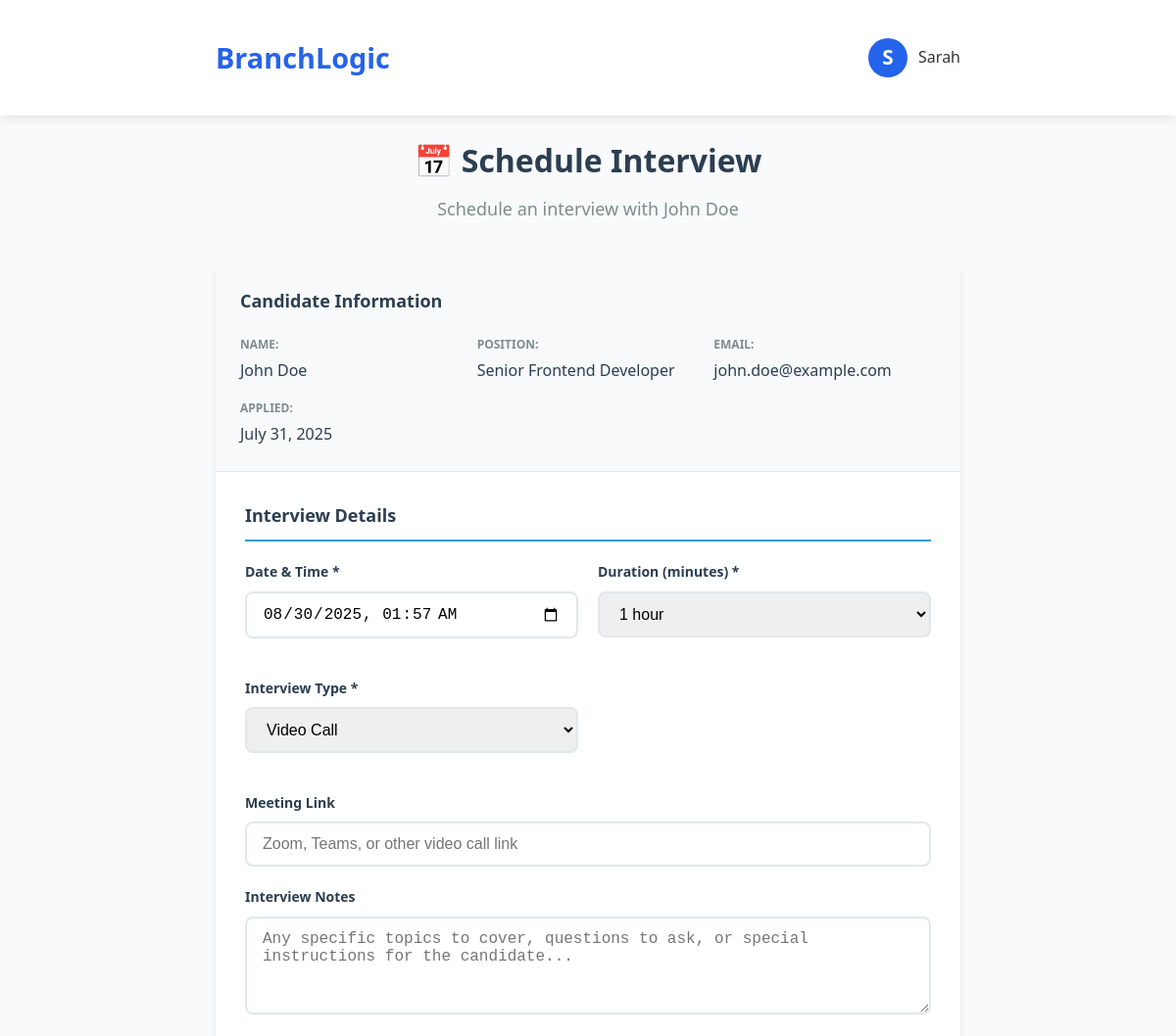
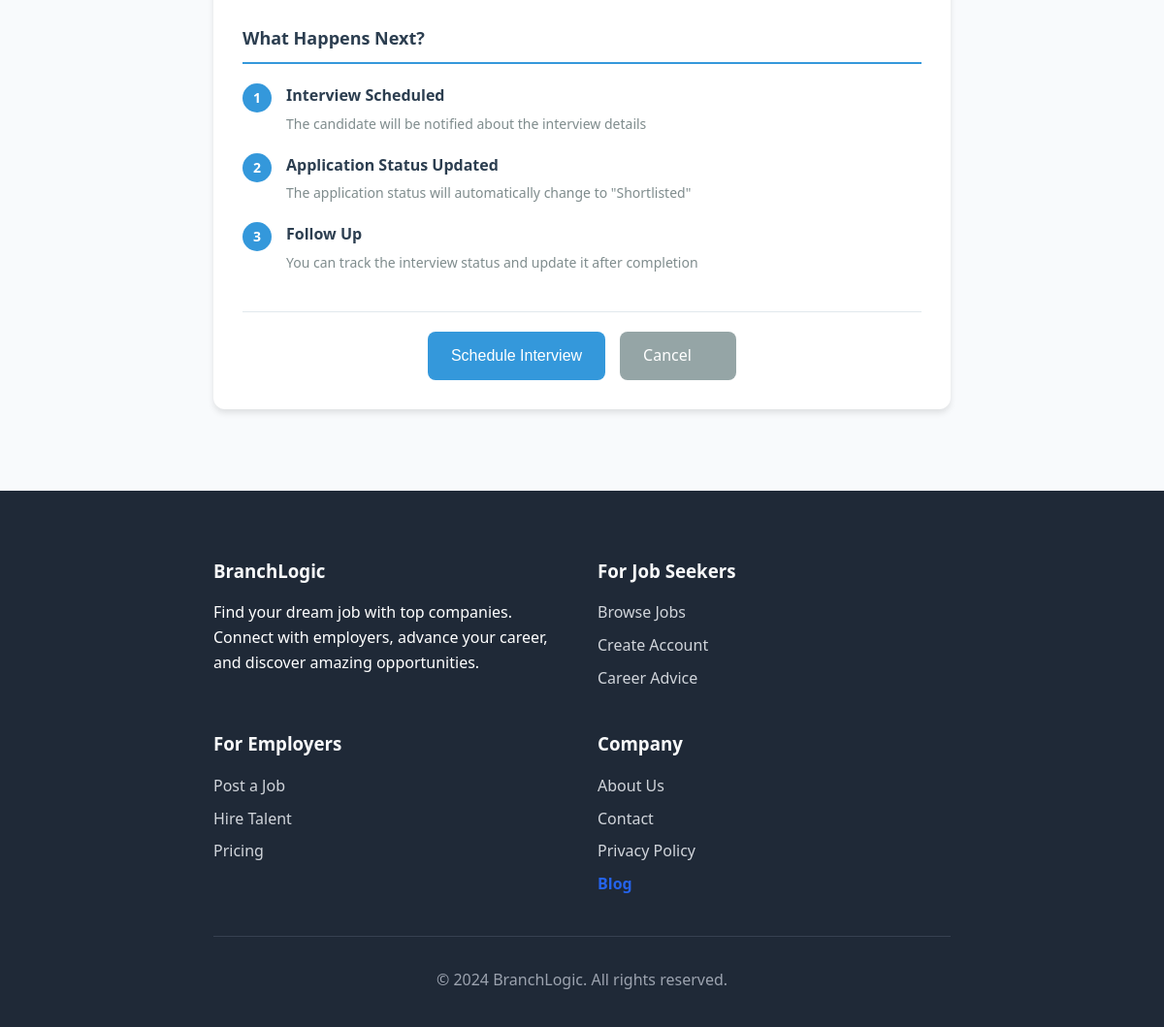
The page /schedule_interview/1 (signed in) on the database its author committed (2 pictures, top to bottom).
### app.py (models this page shows)
class User(UserMixin, db.Model):
    id = db.Column(db.Integer, primary_key=True)
    email = db.Column(db.String(120), unique=True, nullable=False)
    password_hash = db.Column(db.String(200), nullable=False)
    display_name = db.Column(db.String(100), nullable=False)
    first_name = db.Column(db.String(50), nullable=False)
    last_name = db.Column(db.String(50), nullable=False)
    role = db.Column(db.String(20), nullable=False, default='jobseeker')
    profile_complete = db.Column(db.Boolean, default=False)
    avatar = db.Column(db.String(200))
    bio = db.Column(db.Text)
    skills = db.Column(db.Text)
    experience = db.Column(db.Text)
    education = db.Column(db.Text)
    location = db.Column(db.String(100))
    website = db.Column(db.String(200))
    linkedin = db.Column(db.String(200))
    github = db.Column(db.String(200))
    created_at = db.Column(db.DateTime, default=datetime.utcnow)
    updated_at = db.Column(db.DateTime, default=datetime.utcnow, onupdate=datetime.utcnow)

class Application(db.Model):
    id = db.Column(db.Integer, primary_key=True)
    job_id = db.Column(db.Integer, db.ForeignKey('job.id'), nullable=False)
    job_title = db.Column(db.String(200), nullable=False)
    applicant_id = db.Column(db.Integer, db.ForeignKey('user.id'), nullable=False)
    applicant_name = db.Column(db.String(200), nullable=False)
    applicant_email = db.Column(db.String(200), nullable=False)
    employer_id = db.Column(db.Integer, db.ForeignKey('user.id'), nullable=False)
    resume = db.Column(db.String(200))
    cover_letter = db.Column(db.Text)
    status = db.Column(db.String(20), default='new')  # new, reviewing, shortlisted, rejected, hired
    notes = db.Column(db.Text)  # Employer notes about the application
    rating = db.Column(db.Integer)  # 1-5 rating
    applied_at = db.Column(db.DateTime, default=datetime.utcnow)
    created_at = db.Column(db.DateTime, default=datetime.utcnow)
    updated_at = db.Column(db.DateTime, default=datetime.utcnow, onupdate=datetime.utcnow)

### app.py (the view, shortened to what this page needs)
@app.route('/schedule_interview/<int:application_id>', methods=['GET', 'POST'])
@login_required
def schedule_interview(application_id):
    if current_user.role != 'employer':
        flash('Access denied', 'error')
        return redirect(url_for('applications'))
    application = Application.query.get_or_404(application_id)
    if application.employer_id != current_user.id:
        flash('Access denied', 'error')
        return redirect(url_for('applications'))
    from datetime import timedelta
    if application.applied_at:
        min_dt = application.applied_at + timedelta(hours=1)
    else:
        min_dt = datetime.utcnow() + timedelta(hours=1)
    min_dt_str = min_dt.strftime('%Y-%m-%dT%H:%M')
    return render_template('schedule_interview.html', application=application, min_dt_str=min_dt_str)

### app.py (called while the page is built)
@login_manager.user_loader
def load_user(user_id):
    return User.query.get(int(user_id))

### templates/schedule_interview.html (shortened to what this page needs)
{% extends "base.html" %}
{% block content %}
<div class="container">
    <div class="header">
        <h1>📅 Schedule Interview</h1>
        <p>Schedule an interview with {{ application.applicant_name }}</p>
    </div>
    <div class="interview-form-container">
        <div class="candidate-info">
            <h3>Candidate Information</h3>
            <div class="info-grid">
                <div class="info-item">
                    <span class="label">Name:</span>
                    <span class="value">{{ application.applicant_name }}</span>
                </div>
                <div class="info-item">
                    <span class="label">Position:</span>
                    <span class="value">{{ application.job_title }}</span>
                </div>
                <div class="info-item">
                    <span class="label">Email:</span>
                    <span class="value">{{ application.applicant_email }}</span>
                </div>
                <div class="info-item">
                    <span class="label">Applied:</span>
                    <span class="value">{{ application.applied_at.strftime('%B %d, %Y') }}</span>
                </div>
            </div>
        </div>
        <form class="interview-form" method="POST">
            <div class="form-section">
                <h3>Interview Details</h3>
                <div class="form-row">
                    <div class="form-group">
                        <label for="scheduled_at">Date & Time *</label>
                        <input type="datetime-local" id="scheduled_at" name="scheduled_at" required
                               min="{{ min_dt_str }}">
                    </div>
                    <div class="form-group">
                        <label for="duration">Duration (minutes) *</label>
                        <select id="duration" name="duration" required>
                            <option value="60" selected>1 hour</option>
                        </select>
                    </div>
                </div>
                <div class="form-row">
                    <div class="form-group">
                        <label for="interview_type">Interview Type *</label>
                        <select id="interview_type" name="interview_type" required onchange="toggleLocationField()">
                            <option value="video" selected>Video Call</option>
                        </select>
                    </div>
                </div>
                <div class="form-group" id="meeting-link-group">
                    <label for="meeting_link">Meeting Link</label>
                    <input type="url" id="meeting_link" name="meeting_link"
                           placeholder="Zoom, Teams, or other video call link">
                </div>
                <div class="form-group">
                    <label for="notes">Interview Notes</label>
                    <textarea id="notes" name="notes" rows="4"
                              placeholder="Any specific topics to cover, questions to ask, or special instructions for the candidate..."></textarea>
                </div>
            </div>
            <div class="form-section">
                <h3>What Happens Next?</h3>
                <div class="next-steps">
                    <div class="step">
                        <div class="step-number">1</div>
                        <div class="step-content">
                            <h4>Interview Scheduled</h4>
                            <p>The candidate will be notified about the interview details</p>
                        </div>
                    </div>
                    <div class="step">
                        <div class="step-number">2</div>
                        <div class="step-content">
                            <h4>Application Status Updated</h4>
                            <p>The application status will automatically change to "Shortlisted"</p>
                        </div>
                    </div>
                    <div class="step">
                        <div class="step-number">3</div>
                        <div class="step-content">
                            <h4>Follow Up</h4>
                            <p>You can track the interview status and update it after completion</p>
                        </div>
                    </div>
                </div>
            </div>
            <div class="form-actions">
                <button type="submit" class="btn btn-primary">Schedule Interview</button>
                <a href="{{ url_for('view_application', application_id=application.id) }}" class="btn btn-secondary">Cancel</a>
            </div>
        </form>
    </div>
</div>
{% endblock %}

### templates/base.html (shortened to what this page needs)
<!DOCTYPE html>
<html lang="en">
<head>
</head>
<body>
    <nav class="navbar">
        <div class="container">
            <div class="nav-container" style="justify-content: space-between;">
                <a href="{{ url_for('home') }}" class="logo">BranchLogic</a>
                <div class="profile-dropdown">
                    <div class="profile-avatar">
                        <span class="avatar-circle">{{ current_user.first_name[0] if current_user.is_authenticated else 'U' }}</span>
                        <span class="profile-name">{{ current_user.first_name if current_user.is_authenticated else 'User' }}</span>
                    </div>
                </div>
            </div>
        </div>
    </nav>
    <main>
        {% block content %}{% endblock %}
    </main>
    <footer class="footer">
        <div class="container">
            <div class="footer-content">
                <div class="footer-section">
                    <h3>BranchLogic</h3>
                    <p>Find your dream job with top companies. Connect with employers, advance your career, and discover amazing opportunities.</p>
                </div>
                <div class="footer-section">
                    <h3>For Job Seekers</h3>
                    <a href="{{ url_for('jobs') }}">Browse Jobs</a>
                    <a href="{{ url_for('signup') }}">Create Account</a>
                    <a href="#">Career Advice</a>
                </div>
                <div class="footer-section">
                    <h3>For Employers</h3>
                    <a href="{{ url_for('post_job') }}">Post a Job</a>
                    <a href="{{ url_for('signup') }}">Hire Talent</a>
                    <a href="#">Pricing</a>
                </div>
                <div class="footer-section">
                    <h3>Company</h3>
                    <a href="#">About Us</a>
                    <a href="#">Contact</a>
                    <a href="#">Privacy Policy</a>
                    <a href="{{ url_for('blog') }}" style="color:#2563eb; font-weight:600;">Blog</a>
                </div>
            </div>
            <div class="footer-bottom">
                <p>&copy; 2024 BranchLogic. All rights reserved.</p>
            </div>
        </div>
    </footer>
</body>
</html>

### templates/base.html (style rules this page uses)
.profile-dropdown { position: relative; display: flex; align-items: center; margin-left: 2rem; }
.profile-avatar { display: flex; align-items: center; cursor: pointer; }
.avatar-circle { width: 40px; height: 40px; background: #2563eb; color: #fff; border-radius: 50%; display: flex; align-items: center; justify-content: center; font-size: 1.3rem; font-weight: bold; margin-right: 0.7rem; }
.profile-name { font-weight: 500; color: #333; }
* { margin: 0; padding: 0; box-sizing: border-box; }
body { font-family: 'Segoe UI', Tahoma, Geneva, Verdana, sans-serif; line-height: 1.6; color: #333; background-color: #f8fafc; }
.container { max-width: 1200px; margin: 0 auto; padding: 0 20px; }
.navbar { background: #fff; box-shadow: 0 2px 10px rgba(0,0,0,0.1); position: sticky; top: 0; z-index: 1000; }
.nav-container { display: flex; justify-content: space-between; align-items: center; padding: 1rem 0; }
.logo { font-size: 1.8rem; font-weight: bold; color: #2563eb; text-decoration: none; }
.btn { padding: 0.75rem 1.5rem; border: none; border-radius: 8px; font-weight: 500; text-decoration: none; display: inline-block; cursor: pointer; transition: all 0.3s; font-size: 1rem; }
.btn-primary { background: #2563eb; color: white; }
.btn-secondary { background: #f1f5f9; color: #333; border: 1px solid #e2e8f0; }
.form-group { margin-bottom: 1.5rem; }
.footer { background: #1f2937; color: white; padding: 3rem 0 1rem; margin-top: 4rem; }
.footer-content { display: grid; grid-template-columns: repeat(auto-fit, minmax(250px, 1fr)); gap: 2rem; margin-bottom: 2rem; }
.footer-section h3 { margin-bottom: 1rem; color: #f9fafb; }
.footer-section a { color: #d1d5db; text-decoration: none; display: block; margin-bottom: 0.5rem; }
.footer-bottom { text-align: center; padding-top: 2rem; border-top: 1px solid #374151; color: #9ca3af; }

### templates/schedule_interview.html (style rules this page uses)
.container { max-width: 800px; margin: 0 auto; padding: 20px; }
.header { text-align: center; margin-bottom: 40px; }
.header h1 { color: #2c3e50; margin-bottom: 10px; }
.header p { color: #7f8c8d; font-size: 18px; }
.interview-form-container { background: white; border-radius: 12px; box-shadow: 0 4px 6px rgba(0, 0, 0, 0.1); overflow: hidden; }
.candidate-info { background: #f8f9fa; padding: 25px; border-bottom: 1px solid #e1e8ed; }
.candidate-info h3 { margin: 0 0 20px 0; color: #2c3e50; font-size: 18px; }
.info-grid { display: grid; grid-template-columns: repeat(auto-fit, minmax(200px, 1fr)); gap: 15px; }
.info-item { display: flex; flex-direction: column; }
.label { font-weight: 600; color: #7f8c8d; font-size: 12px; text-transform: uppercase; margin-bottom: 5px; }
.value { color: #2c3e50; font-size: 16px; }
.interview-form { padding: 30px; }
.form-section { margin-bottom: 40px; }
.form-section h3 { color: #2c3e50; margin-bottom: 20px; font-size: 18px; border-bottom: 2px solid #3498db; padding-bottom: 10px; }
.form-row { display: grid; grid-template-columns: 1fr 1fr; gap: 20px; margin-bottom: 20px; }
.form-group { margin-bottom: 20px; }
.form-group label { display: block; margin-bottom: 8px; font-weight: 600; color: #2c3e50; font-size: 14px; }
.form-group input, .form-group select, .form-group textarea { width: 100%; padding: 12px 16px; border: 2px solid #e1e8ed; border-radius: 8px; font-size: 16px; transition: border-color 0.2s; }
.form-group textarea { resize: vertical; min-height: 100px; }
.next-steps { display: flex; flex-direction: column; gap: 20px; }
.step { display: flex; align-items: flex-start; gap: 15px; }
.step-number { background: #3498db; color: white; width: 30px; height: 30px; border-radius: 50%; display: flex; align-items: center; justify-content: center; font-weight: 600; font-size: 14px; flex-shrink: 0; }
.step-content h4 { margin: 0 0 5px 0; color: #2c3e50; font-size: 16px; }
.step-content p { margin: 0; color: #7f8c8d; font-size: 14px; line-height: 1.5; }
.form-actions { display: flex; gap: 15px; justify-content: center; padding-top: 20px; border-top: 1px solid #e1e8ed; }
.btn { padding: 12px 24px; border: none; border-radius: 8px; text-decoration: none; font-size: 16px; font-weight: 500; cursor: pointer; transition: all 0.2s; min-width: 120px; }
.btn-primary { background: #3498db; color: white; }
.btn-secondary { background: #95a5a6; color: white; }

### rows shown on the page
User: first_name "S", first_name "Sarah"
Application: applicant_name "John Doe", job_title "Senior Frontend Developer", applicant_email "john.doe@example.com", applied_at "July 31, 2025"
